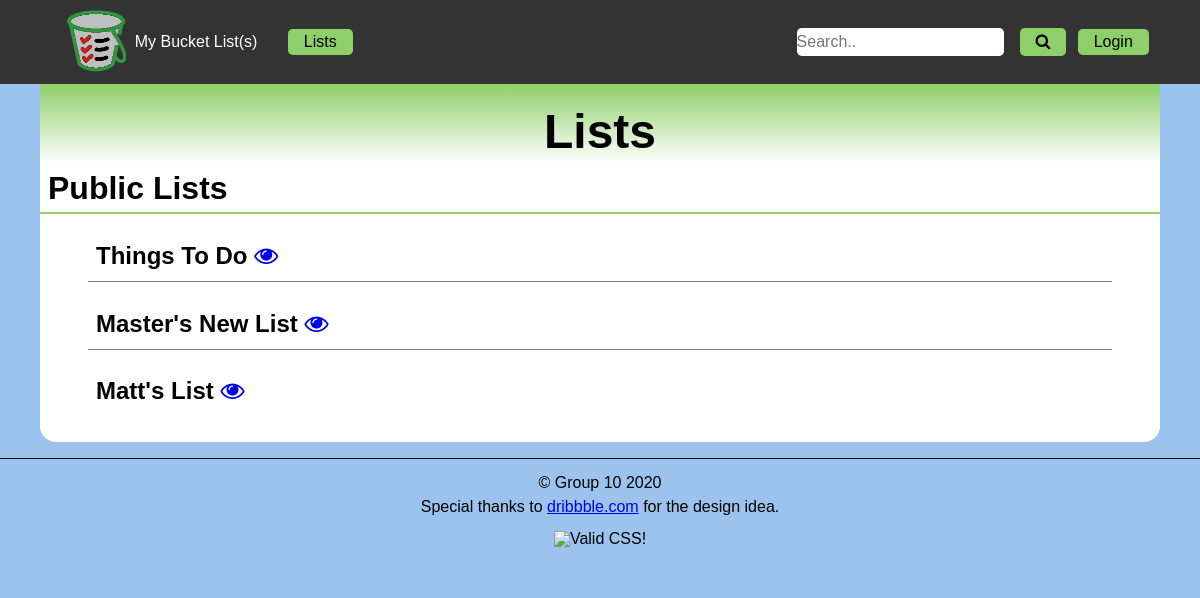
/display_list.php, run on the app's committed database.
### tables this page shows
CREATE TABLE IF NOT EXISTS `g10_lists` (
  `id` int(11) NOT NULL AUTO_INCREMENT,
  `fk_userid` int(11) NOT NULL,
  `listname` varchar(50) NOT NULL,
  `start` date NOT NULL,
  `end` date DEFAULT NULL,
  `private` tinyint(1) NOT NULL DEFAULT '1',
  PRIMARY KEY (`id`),
  KEY `g10_userid_2_fkuserid` (`fk_userid`)
);

### display_list.php (the view, shortened to what this page needs)
<?php
  $pdo = connectDB();
  $query = "SELECT * FROM `g10_lists` WHERE private = ? AND fk_userid != ?";
  $stmt = $pdo->prepare($query);
  $stmt->execute([0, $_SESSION['id']]);
  $publicresults = $stmt->fetchAll();
?>
<!DOCTYPE html>
<html lang="en">
  <head>
    <?php
      include "includes/meta.php";
    ?>
  </head>
  <body>
    <header>
      <?php include 'includes/nav.php' ?>
    </header>
    <main>
      <header>
        <h1>Lists</h1>
      </header>
    <h2>Public Lists</h2>
    <div class="lists">
      <ul>
        <?php foreach($publicresults as $rows):?>
        <li>
          <h3>
            <?= $rows['listname']?>
            <a href = "view_list.php?list=<?= $rows['id']?>"><i class="fa fa-eye"></i></a>
          </h3>
        </li>
        <?php endforeach ?>
      </ul>
    </div>
    </main>
    <?php include 'includes/footer.php' ?>
  </body>
</html>

### css/default.css (style rules this page uses)
:root { --link-color: #8fcf69; --linkhover-color: #818181; --text-color: #000; }
body { background-color: #9bc3ed; color: var(--text-color); font-family: Verdana, Helvetica, sans-serif; font-size: 16px; margin: auto; }
main { background-color: #FFF; border-bottom-right-radius: 1rem; border-bottom-left-radius: 1rem; max-width: 70rem; font-size: 1em; padding: 0 0 0.6em 0; margin: auto; }
header { text-align: center; background: linear-gradient(var(--link-color), transparent); }
main header { align-items: flex-end; display: flex; flex-direction: row; justify-content: space-evenly; padding: 1em 0 0 0; }
p,h1,h2,h3,h4,h5 { padding: 0.5rem; }
h1 { font-size: 3em; font-weight: bold; }
h2 { font-size: 2em; font-weight: bold; border-bottom: 2px solid var(--link-color); }
h3 { font-size: 1.5em; font-weight: bold; }
main header~ul li, .lists>ul li { align-content: center; border-bottom: 0.1em solid #818181; display: flex; margin: 1em 3em; padding: 0.3em 0; }
main header~ul li:last-of-type, .lists>ul li:last-of-type { border: none; display:block; justify-self: flex-start; }

### data on the page
g10_lists: listname "Things To Do"
g10_lists: listname "Master's New List"
g10_lists: listname "Matt's List"
